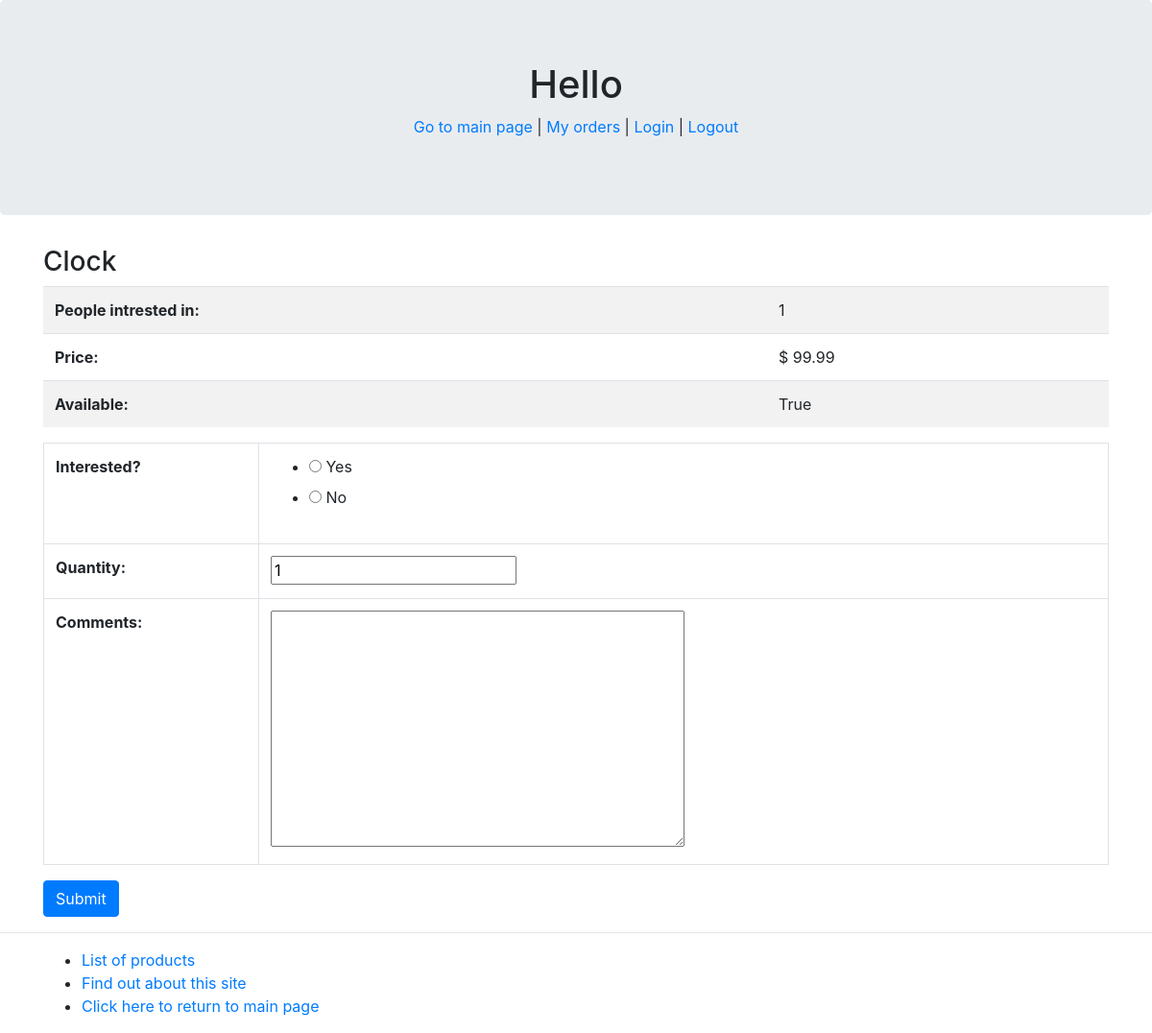
The page /myapp/products/1/ on the database as committed earlier.
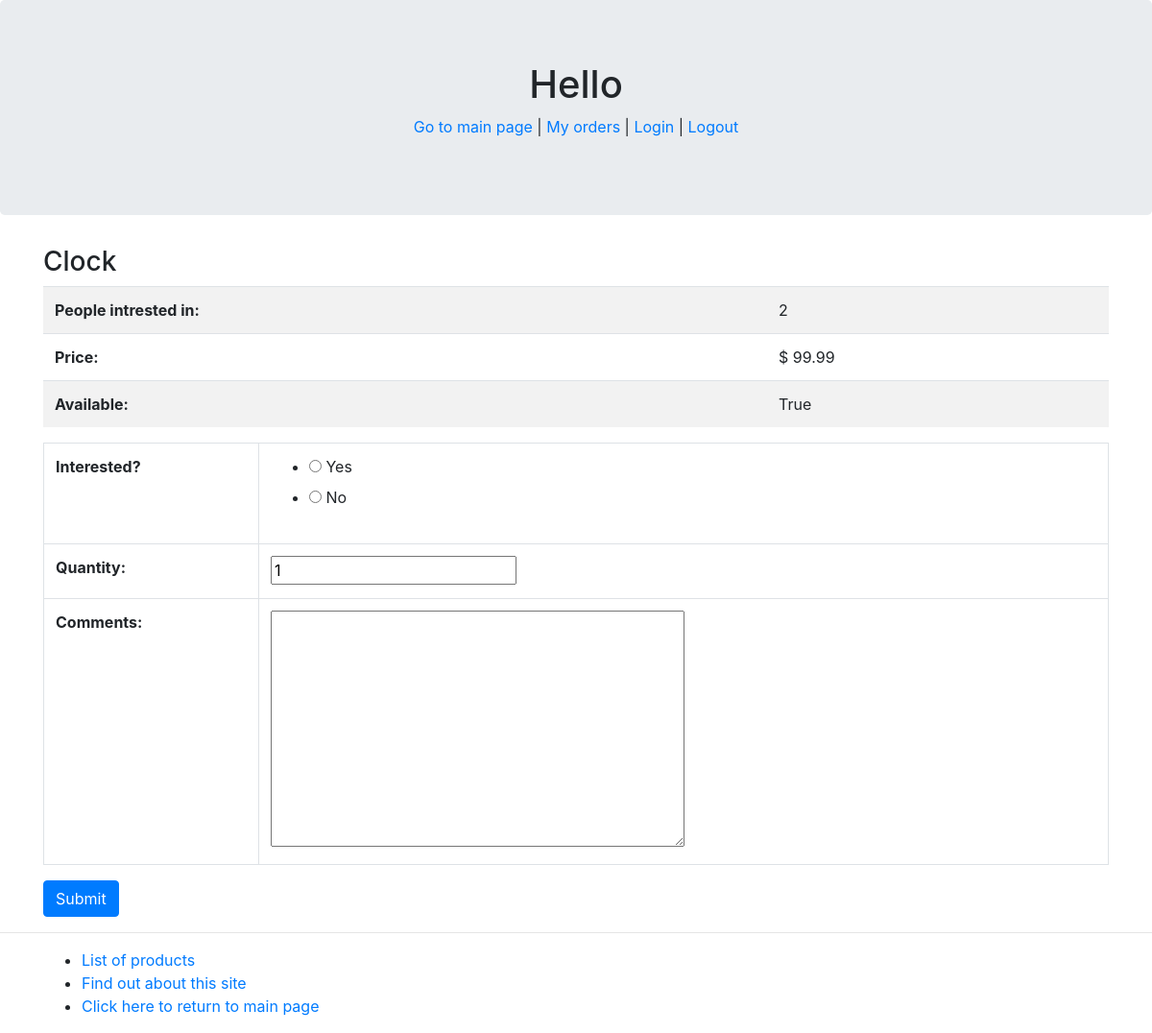
The same page on the database as committed later.
### myapp/models.py (models this page shows, shortened)
class Product(models.Model):
    name = models.CharField(max_length=200)
    category = models.ForeignKey(Category, related_name='category', on_delete=models.CASCADE)
    price = models.DecimalField(max_digits=10, decimal_places=2)
    stock = models.PositiveIntegerField(default=100)
    available = models.BooleanField(default=True)
    interested = models.PositiveIntegerField(default=0)
    description = models.TextField(max_length=200, blank=True)

### myapp/views.py (the view)
# urls.py: re_path(r'^products/(?P<prod_id>\d+)/$', productdetail, name='productdetail'),
def productdetail(request, prod_id):
    product: Product = Product.objects.get(pk=prod_id)
    if request.method == 'POST':
        form = InterestForm(request.POST)
        if form.is_valid():
            interested = form.cleaned_data['intersted']
            if interested == '1':
                product.interested += 1
                product.save()
            return redirect('myapp:index')
    else:
        form = InterestForm()
    return render(request, 'myapp/productdetail.html', {'product': product, 'form': form})

### myapp/forms.py
class InterestForm (forms.Form):
    intersted = forms.ChoiceField(widget=forms.RadioSelect, choices=[(1, 'Yes'), (0, 'No')], label='Interested?')
    quantity = forms.IntegerField(initial=1, min_value=1,  label='Quantity')
    comments = forms.CharField(widget=forms.Textarea, required=False, label='Comments')

### myapp/templates/myapp/productdetail.html (shortened to what this page needs)
{% extends 'myapp/base.html' %}
{% block body_block %}
    <h3>{{ product.name }}</h3>
    <table class="table table-striped">
        <tbody>
            <tr>
                <td>
                    <strong>People intrested in:</strong>
                </td>
                <td>
                    {{ product.interested }}
                </td>
            </tr>
            <tr>
                <td>
                    <strong>Price:</strong>
                </td>
                <td>
                    $ {{ product.price }}
                </td>
            </tr>
            <tr>
                {% if product.available %}
                <td>
                    <strong>Available:</strong>
                </td>
                <td>
                    {{ product.available }}
                </td>
                {% else %}
                    <strong>This product is not available</strong>
                {% endif %}
            </tr>
        </tbody>
    </table>
    <form class="empty-form" action="" method="post">
        <table class="table table-bordered">
            {{ form.as_table }}
        </table>
        <input class="btn btn-primary" type="submit" value="Submit">
    </form>
{% endblock %}

Rows that differ between the two databases and show on the page:
changed Product "Clock": interested "1" → "2"
